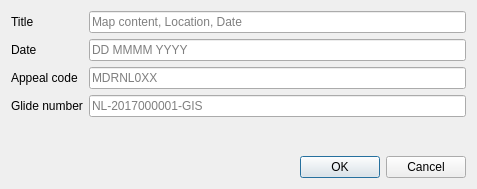
<?xml version="1.0" encoding="UTF-8"?>
<ui version="4.0">
 <class>Dialog</class>
 <widget class="QDialog" name="Dialog">
  <property name="geometry">
   <rect>
    <x>0</x>
    <y>0</y>
    <width>477</width>
    <height>189</height>
   </rect>
  </property>
  <property name="windowTitle">
   <string>Edit GFA Layout</string>
  </property>
  <property name="modal">
   <bool>true</bool>
  </property>  <layout class="QVBoxLayout" name="verticalLayout">
   <item>
    <layout class="QFormLayout" name="formLayout">
     <item row="0" column="0">
      <widget class="QLabel" name="labelRcTitle">
       <property name="enabled">
        <bool>true</bool>
       </property>
       <property name="text">
        <string>Title</string>
       </property>
      </widget>
     </item>
     <item row="0" column="1">
      <widget class="QLineEdit" name="lineEditRcTitle">
       <property name="placeholderText">
        <string>Map content, Location, Date</string>
       </property>
      </widget>
     </item>
     <item row="1" column="0">
      <widget class="QLabel" name="labelRcDate">
       <property name="text">
        <string>Date</string>
       </property>
      </widget>
     </item>
     <item row="1" column="1">
      <widget class="QLineEdit" name="lineEditRcDate">
       <property name="placeholderText">
        <string>DD MMMM YYYY</string>
       </property>
      </widget>
     </item>
     <item row="2" column="0">
      <widget class="QLabel" name="labelRcAppealCode">
       <property name="text">
        <string>Appeal code</string>
       </property>
      </widget>
     </item>
     <item row="2" column="1">
      <widget class="QLineEdit" name="lineEditRcAppealCode">
       <property name="placeholderText">
        <string>MDRNL0XX</string>
       </property>
      </widget>
     </item>
     <item row="3" column="0">
      <widget class="QLabel" name="labelRcGlideNumber">
       <property name="text">
        <string>Glide number</string>
       </property>
      </widget>
     </item>
     <item row="3" column="1">
      <widget class="QLineEdit" name="lineEditRcGlideNumber">
       <property name="placeholderText">
        <string>NL-2017000001-GIS</string>
       </property>
      </widget>
     </item>
    </layout>
   </item>
   <item>
    <widget class="QDialogButtonBox" name="buttonBox">
     <property name="orientation">
      <enum>Qt::Horizontal</enum>
     </property>
     <property name="standardButtons">
      <set>QDialogButtonBox::Cancel|QDialogButtonBox::Ok</set>
     </property>
    </widget>
   </item>
  </layout>
 </widget>
 <tabstops>
  <tabstop>lineEditRcTitle</tabstop>
 </tabstops>
 <resources/>
 <connections>
  <connection>
   <sender>buttonBox</sender>
   <signal>accepted()</signal>
   <receiver>Dialog</receiver>
   <slot>accept()</slot>
   <hints>
    <hint type="sourcelabel">
     <x>248</x>
     <y>254</y>
    </hint>
    <hint type="destinationlabel">
     <x>157</x>
     <y>274</y>
    </hint>
   </hints>
  </connection>
  <connection>
   <sender>buttonBox</sender>
   <signal>rejected()</signal>
   <receiver>Dialog</receiver>
   <slot>reject()</slot>
   <hints>
    <hint type="sourcelabel">
     <x>316</x>
     <y>260</y>
    </hint>
    <hint type="destinationlabel">
     <x>286</x>
     <y>274</y>
    </hint>
   </hints>
  </connection>
 </connections>
</ui>
